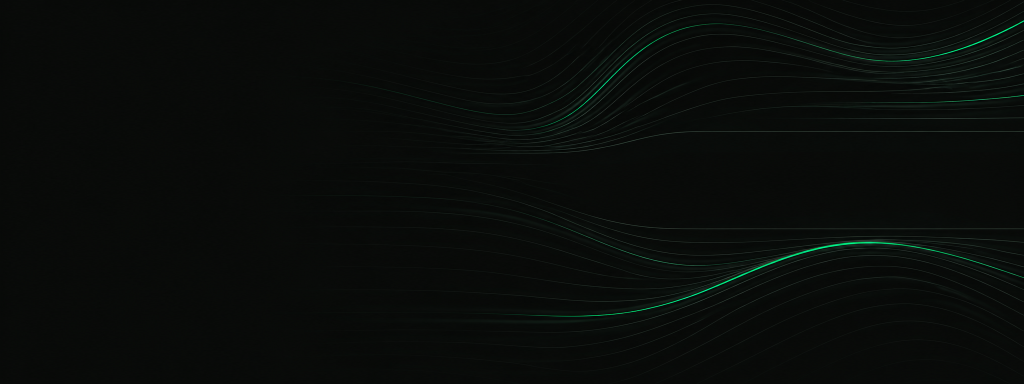
#> input picture media/portada-fondo.png, 2048 x 768 px, found by its file name (shown at 1/2 size)
$ python portada-linkedin.py media/portada-fondo.png media/logo-texto-maestro.png media/portada-linkedin-smagnet.png
#> lines starting #> are read from the running program, lines starting #| are printed output that depends on the picture
# Portada de la página de empresa de LinkedIn (1128×191 recomendado; se genera a 2x: 2256×382).
# Fondo: media/portada-fondo.png (ChatGPT, 2048×768, sin texto): se recorta la franja central, la que queda libre
# entre las dos ondas, y encima va el logo horizontal (media/logo-texto-maestro.png, sin fondo). LinkedIn recorta
# los lados (más aún en el móvil) y el logo de la página tapa la esquina inferior izquierda: el logo va algo a la
# derecha del centro, lejos de los bordes. Debajo, el lema y los servicios con las fuentes de la web (Exo 2 y Lato,
# OFL, en media/fuentes/).
# uv run --with pillow python scripts/portada-linkedin.py media/portada-fondo.png media/logo-texto-maestro.png media/portada-linkedin-smagnet.png
import sys
from pathlib import Path
from PIL import Image, ImageDraw, ImageFont

W, H = 2256, 382
fondo = Image.open(sys.argv[1]).convert('RGB')
#> fondo is the input picture: PIL image 2048x768 RGB; mean R, G, B 8.8, 11.8, 9.6
alto = round(H * fondo.width / W)
#> alto = 347
CENTRO = 374  # centro de la franja vacía en el fondo original
img = fondo.crop((0, CENTRO - alto // 2, fondo.width, CENTRO - alto // 2 + alto)).resize((W, H), Image.LANCZOS).convert('RGBA')
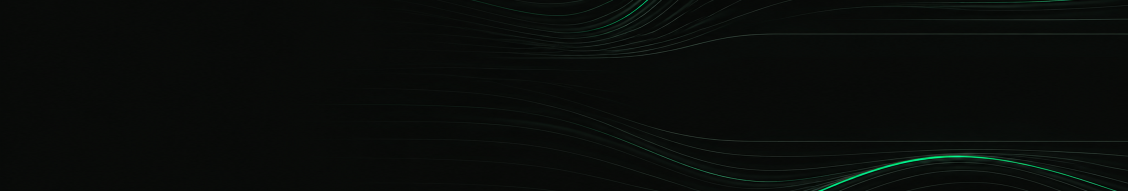
#> img: PIL image 2256x382 RGBA (shown at 1/2 size); mean R, G, B, A 8.9, 12, 9.7, 255

# Logo horizontal sin fondo (mismo tratamiento que scripts/logo.py).
#> (the run stopped early here; a loop or call above may not have finished)
